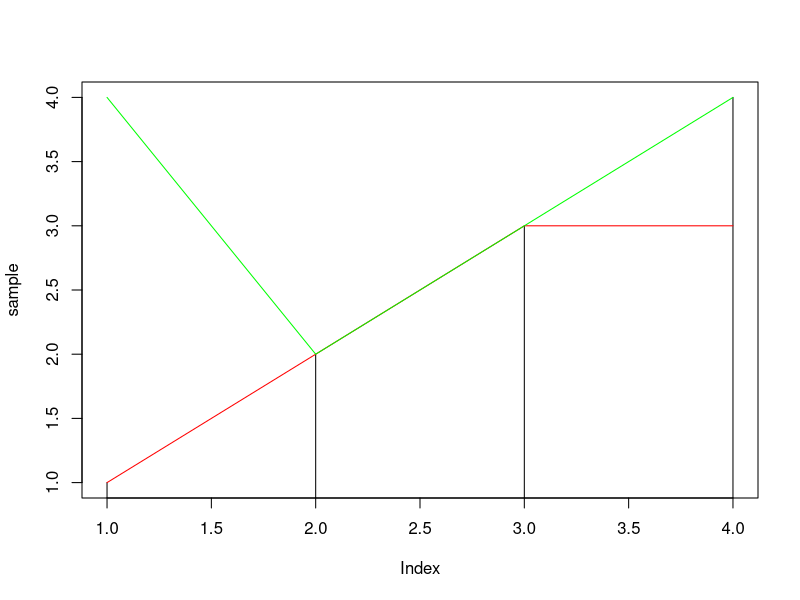
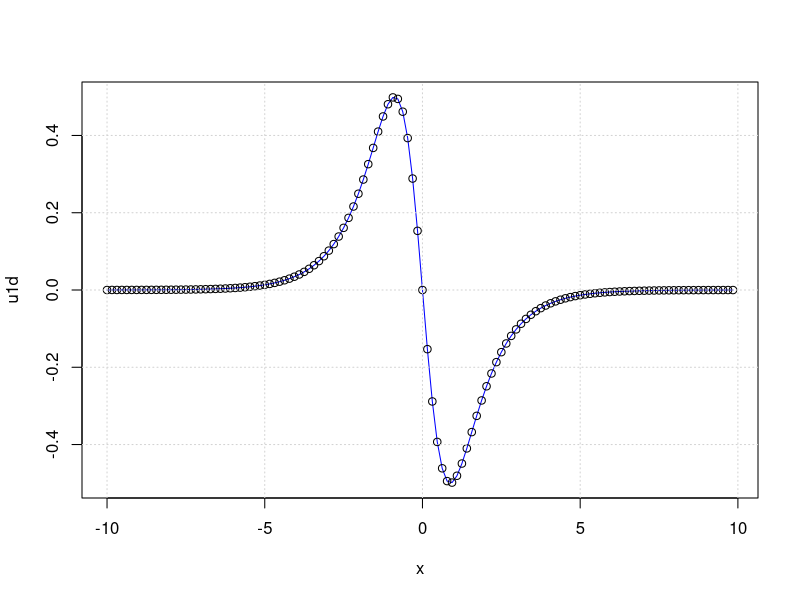
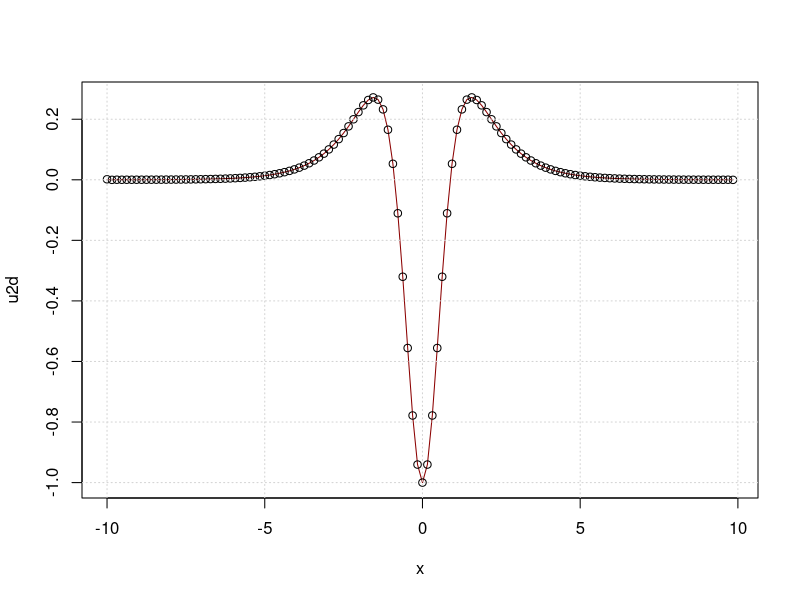

Recreate these plots in R, in order.
# URL: https://www.rdocumentation.org/packages/pracma/versions/1.9.9/topics/ifft
# Review: 2020-01-09 AU

## Library ####
library('pracma')


## Data ####

# generate data
x <- c(1, 2, 3, 4, 5, 6, 7, 8)

# perform Fast Fourier Transform
(y <- fft(x))

# Performs the inverse Fast Fourier Transform on original data
pracma::ifft(x)

# 3. Performs the inverse Fast Fourier Transform on result
xx <- pracma::ifft(y)

# 4. Data window
dw <- 4

# select data
row_from <- 1
row_to <- row_from+dw-1

sample <- x[row_from:row_to]

# examples
x1 <- c(1,2,3,3)
x2 <- c(4,2,3,4)

# plot x
plot(sample, type='h')
lines(x1, col='red')
lines(x2, col='green')

# specify distance function: L1
my_manhattan_dist <- function(vector1, vector2){
  distance <- abs(vector1-vector2)
  distance <- sum(distance)
  return(distance)
}

# specify distance function
my_chebyshev_dist <- function(vector1, vector2){
  distance <- abs(vector1 - vector2)
  distance <- max(distance)
  return(distance)
}


# get actual distances
my_manhattan_dist(sample, x1)
my_manhattan_dist(sample, x2)
my_manhattan_dist(x1, x2)

# get actual distances
my_chebyshev_dist(sample, x1)
my_chebyshev_dist(sample, x2)
my_chebyshev_dist(x1, x2)


##  Compute the derivative: F(df/dt) = (1i*k) * F(f)
#   hyperbolic secans f <- sech
df <- function(x) -sech(x) * tanh(x)
d2f <- function(x) sech(x) - 2*sech(x)^3
L <- 20                                 # domain [-L/2, L/2]
N <- 128                                # number of Fourier nodes
x <- linspace(-L/2, L/2, N+1)           # domain discretization
x <- x[1:N]                             # because of periodicity
dx <- x[2] - x[1]                       # finite difference
u <- sech(x)                            # hyperbolic secans
u1d <- df(x); u2d <- d2f(x)             # first and second derivative
ut <- fft(u)                            # discrete Fourier transform
k <- (2*pi/L)*fftshift((-N/2):(N/2-1))  # shifted frequencies
u1 <- Re(ifft((1i*k) * ut))             # inverse transform
u2 <- Re(ifft(-k^2 * ut))               # first and second derivative
## Not run: 
plot(x, u1d, type = "l", col = "blue")
points(x, u1)
grid()
figure()
plot(x, u2d, type = "l", col = "darkred")
points(x, u2)
grid()
## End(Not run)
